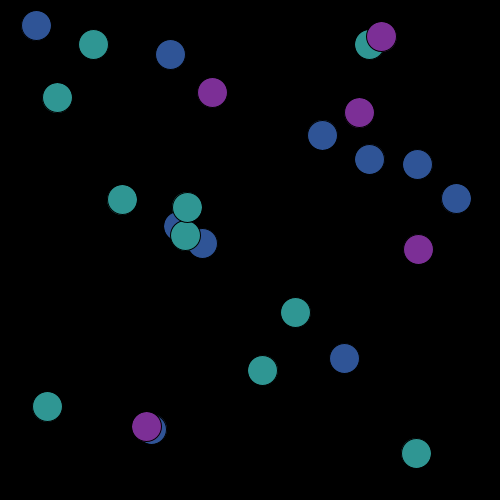
Frame 1 (no input)
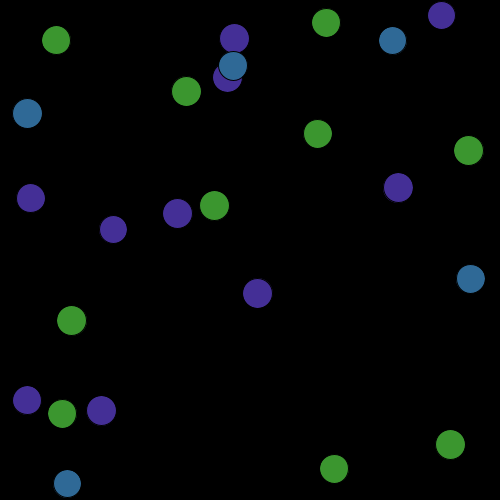
Frame 60 (the mouse pressed at the canvas centre just before this capture)
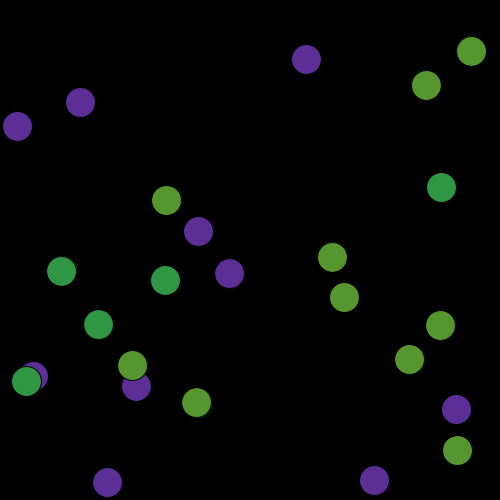
Frame 120 (the mouse held since frame 60 and released just before this capture)

The Processing sketch that drew these frames (run headless with seeded random() and noise(); from frame 60 on, the mouse is pressed at the canvas centre):

// Processing sketch: processing_184061
// ── processing_184061.pde

// Variables globals

int total = 25;
float[] posx = new float[total];
float[] posy = new float[total];
float[] velx = new float[total];
float[] vely = new float[total];
float[] sz = new float[total];
float r;


void setup() {
  size (500, 500);
  smooth();
  for (int i=0; i<total; i++) {
    sz[i] = 30;
    posx[i] = random(sz[i]/2, width-sz[i]/2);
    posy[i] = random(sz[i]/2, height-sz[i]/2);
    velx[i] = random(-4, 4);
    vely[i] = random(-4, 4);
  }
}
void draw() { 
  background(0);

  for (int i=0; i<total; i++) {


    posx[i] += velx[i];
    posy[i] += vely[i];

    if (posx[i]<0+sz[i]/2 || posx[i]>width-sz[i]/2) {
      velx[i] = -velx[i];
      sz[i]--;
    }
    if (posy[i]<0+sz[i]/2 || posy[i]>height-sz[i]/2) {
      vely[i] = -vely[i];
      sz[i]--;
    }
    colorMode(HSB);
    float co = noise(i/10, r);
    fill(co*255, 175, 150);
    ellipse(posx[i], posy[i], sz[i], sz[i]);
  }
  r+=0.005;
}

void mousePressed() {
  for (int i=0; i<total; i++) {
    posx[i] = mouseX;
    posy[i] = mouseY;
    sz[i] = 30;
  }
}
